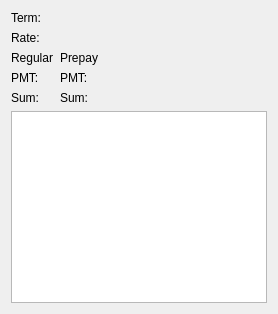
        <widget class="QWidget" name="period1">
         <attribute name="title">
          <string>Period1</string>
         </attribute>
         <layout class="QGridLayout" name="gridLayout_7">
          <item row="0" column="1">
           <widget class="QLabel" name="label_75">
            <property name="sizePolicy">
             <sizepolicy hsizetype="Expanding" vsizetype="Preferred">
              <horstretch>0</horstretch>
              <verstretch>0</verstretch>
             </sizepolicy>
            </property>
            <property name="text">
             <string/>
            </property>
           </widget>
          </item>
          <item row="1" column="0" colspan="2">
           <widget class="QTableWidget" name="tableWidget1">
            <property name="sizePolicy">
             <sizepolicy hsizetype="Expanding" vsizetype="Expanding">
              <horstretch>0</horstretch>
              <verstretch>0</verstretch>
             </sizepolicy>
            </property>
            <attribute name="horizontalHeaderCascadingSectionResizes">
             <bool>false</bool>
            </attribute>
            <attribute name="horizontalHeaderDefaultSectionSize">
             <number>80</number>
            </attribute>
           </widget>
          </item>
          <item row="0" column="0">
           <layout class="QGridLayout" name="gridLayout_6">
            <item row="2" column="2" colspan="2">
             <widget class="QLabel" name="label_56">
              <property name="text">
               <string>Prepay</string>
              </property>
             </widget>
            </item>
            <item row="4" column="2">
             <widget class="QLabel" name="label_58">
              <property name="text">
               <string>Sum:</string>
              </property>
             </widget>
            </item>
            <item row="3" column="2">
             <widget class="QLabel" name="label_57">
              <property name="text">
               <string>PMT:</string>
              </property>
             </widget>
            </item>
            <item row="4" column="3">
             <widget class="QLabel" name="label_prepay_sum1">
              <property name="text">
               <string/>
              </property>
             </widget>
            </item>
            <item row="3" column="3">
             <widget class="QLabel" name="label_prepay_PMT1">
              <property name="text">
               <string/>
              </property>
             </widget>
            </item>
            <item row="3" column="1">
             <widget class="QLabel" name="label_PMT1">
              <property name="text">
               <string/>
              </property>
             </widget>
            </item>
            <item row="4" column="0">
             <widget class="QLabel" name="label_54">
              <property name="text">
               <string>Sum:</string>
              </property>
             </widget>
            </item>
            <item row="4" column="1">
             <widget class="QLabel" name="label_sum1">
              <property name="text">
               <string/>
              </property>
             </widget>
            </item>
            <item row="0" column="1">
             <widget class="QLabel" name="label_term1">
              <property name="text">
               <string/>
              </property>
             </widget>
            </item>
            <item row="1" column="0">
             <widget class="QLabel" name="label_52">
              <property name="text">
               <string>Rate:</string>
              </property>
             </widget>
            </item>
            <item row="1" column="1">
             <widget class="QLabel" name="label_rate1">
              <property name="text">
               <string/>
              </property>
             </widget>
            </item>
            <item row="0" column="0">
             <widget class="QLabel" name="label_51">
              <property name="text">
               <string>Term:</string>
              </property>
             </widget>
            </item>
            <item row="3" column="0">
             <widget class="QLabel" name="label_53">
              <property name="text">
               <string>PMT:</string>
              </property>
             </widget>
            </item>
            <item row="2" column="0" colspan="2">
             <widget class="QLabel" name="label_55">
              <property name="text">
               <string>Regular</string>
              </property>
             </widget>
            </item>
           </layout>
          </item>
         </layout>
        </widget>
